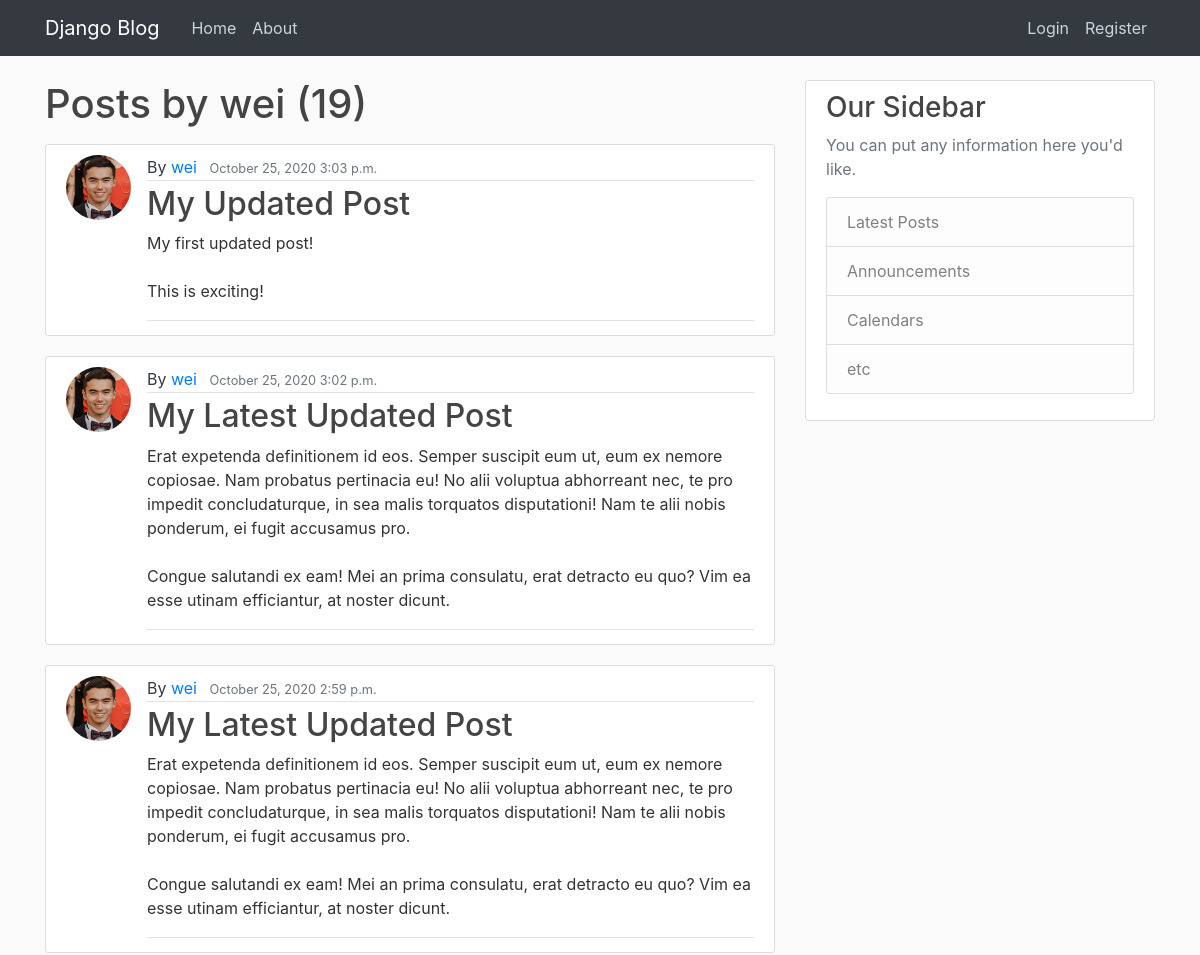
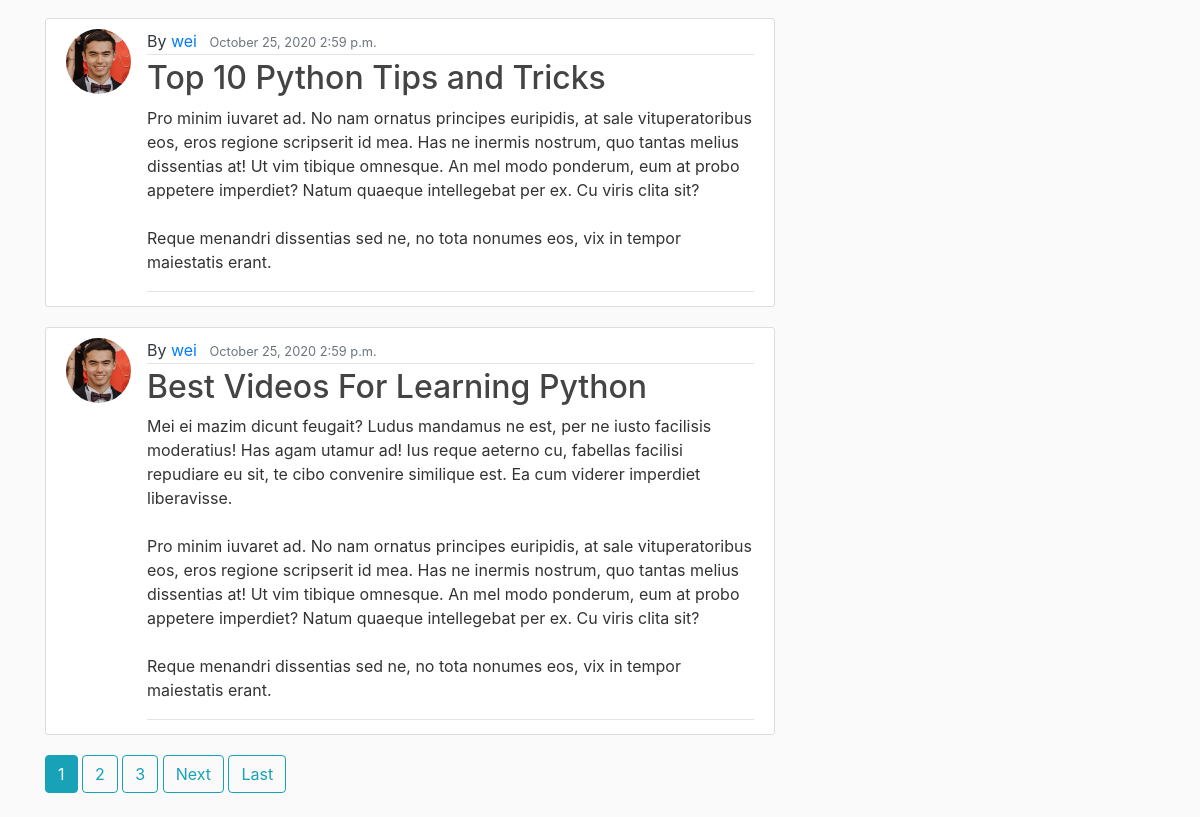
The app's page /user/wei with its own data (2 pictures, top to bottom).
### blog/models.py (models this page shows, shortened)
class Post(models.Model):
  title = models.CharField(max_length=100)
  content = models.TextField()
  date_posted = models.DateTimeField(default=timezone.now)
  author = models.ForeignKey(User, on_delete=models.CASCADE)
  class Meta:
    ordering = ['-date_posted']

### users/models.py (models this page shows, shortened)
class Profile(models.Model):
  user = models.OneToOneField(User, on_delete=models.CASCADE)
  image = models.ImageField(default='default.jpg', upload_to='profile_pics')

### blog/views.py (the view)
# urls.py: path('user/<str:username>', UserPostListView.as_view(), name="user-posts"),
class UserPostListView(ListView):
  model = Post
  template_name = 'blog/user_posts.html' # django looks for <app>/<model>_<viewtype>.html
  context_object_name = 'posts' # will assign object list to posts name above
  ordering = ['-date_posted'] # order posts from newest to oldest
  paginate_by = 5
  def get_queryset(self):
    user = get_object_or_404(User, username=self.kwargs.get('username'))
    return Post.objects.filter(author=user).order_by('-date_posted')

### blog/templates/blog/user_posts.html (shortened to what this page needs)
{% extends "blog/base.html" %}
{% block content %}
  <h1 class="mb-3">Posts by {{ view.kwargs.username }} ({{ page_obj.paginator.count }})</h1>
  {% for post in posts %}
    <article class="media content-section">
      <img src="{{ post.author.profile.image.url }}" alt="" class="rounded-circle article-img">
      <div class="media-body">
        <div class="article-metadata">
          <div class="article-metadata">
            <a class="mr-2" href="{% url 'user-posts' post.author.username %}"><span class="text-dark">By </span>{{ post.author }}</a>
            <small class="text-muted">{{ post.date_posted|date:"F d, Y P"}}</small>
          </div>
        <h2><a class="article-title" href="{% url 'post-detail' post.id %}">{{ post.title }}</a></h2>
        <p class="article-content">{{ post.content }}</p>
      </div>
    </article>
  {% endfor %}
  {% if is_paginated %}
    {% for num in page_obj.paginator.page_range %}
      {% if page_obj.number == num %}
        <a class="btn btn-info mb-4" href="?page={{ num }}">{{ num }}</a>
      {% elif num > page_obj.number|add:'-3' and num < page_obj.number|add:'3' %}
        <a class="btn btn-outline-info mb-4" href="?page={{ num }}">{{ num }}</a>
      {% endif %}
    {% endfor %}
    {% if page_obj.has_next %}
      <a class="btn btn-outline-info mb-4" href="?page={{ page_obj.next_page_number }}">Next</a>
      <a class="btn btn-outline-info mb-4" href="?page={{ page_obj.paginator.num_pages }}">Last</a>
    {% endif %}
  {% endif %}
{% endblock content %}

### blog/templates/blog/base.html (shortened to what this page needs)
{% load static %}
<!DOCTYPE html>
<html lang="en">
<head>
  <link rel="stylesheet" href="https://cdn.jsdelivr.net/npm/bootstrap@4.5.3/dist/css/bootstrap.min.css">
  <link rel="stylesheet" type="text/css" href="{% static 'blog/main.css' %}">
</head>
<body>
  <header class="site-header">
    <nav class="navbar navbar-expand-md navbar-dark bg-dark fixed-top">
      <div class="container">
        <a class="navbar-brand mr-4" href="{% url 'blog-home' %}">Django Blog</a>
        <div class="collapse navbar-collapse" id="navbarToggle">
          <div class="navbar-nav mr-auto">
            <a class="nav-item nav-link" href="{% url 'blog-home' %}">Home</a>
            <a class="nav-item nav-link" href="{% url 'blog-about' %}">About</a>
          </div>
          <div class="navbar-nav">
            {% if user.is_authenticated %}
            <a class="nav-item nav-link" href="{% url 'post-create' %}">New Post</a>
            <a class="nav-item nav-link" href="{% url 'profile' %}">Profile</a>
            <a class="nav-item nav-link" href="{% url 'logout' %}">Logout</a>
            {% else %}
              <a class="nav-item nav-link" href="{% url 'login' %}">Login</a>
              <a class="nav-item nav-link" href="{% url 'register' %}">Register</a>
            {% endif %}
          </div>
        </div>
      </div>
    </nav>
  </header>
  <main role="main" class="container">
    <div class="row">
      <div class="col-md-8">
        {% block content %}{% endblock %}
      </div>
      <div class="col-md-4">
        <div class="content-section">
          <h3>Our Sidebar</h3>
          <p class='text-muted'>You can put any information here you'd like.
            <ul class="list-group">
              <li class="list-group-item list-group-item-light">Latest Posts</li>
              <li class="list-group-item list-group-item-light">Announcements</li>
              <li class="list-group-item list-group-item-light">Calendars</li>
              <li class="list-group-item list-group-item-light">etc</li>
            </ul>
          </p>
        </div>
      </div>
    </div>
  </main>
</body>
</html>

### blog/static/blog/main.css (style rules this page uses)
body { background: #fafafa; color: #333333; margin-top: 5rem; }
h1, h2, h3, h4, h5, h6 { color: #444444; }
ul { margin: 0; }
.site-header .navbar-nav .nav-link { color: #cbd5db; }
.content-section { background: #ffffff; padding: 10px 20px; border: 1px solid #dddddd; border-radius: 3px; margin-bottom: 20px; }
.article-title { color: #444444; }
.article-content { white-space: pre-line; }
.article-img { height: 65px; width: 65px; margin-right: 16px; }
.article-metadata { padding-bottom: 1px; margin-bottom: 4px; border-bottom: 1px solid #e3e3e3 }

### records on screen
Post: author.profile.image (picture), author "wei", date_posted "October 25, 2020 3:03 p.m.", title "My Updated Post", content "My first updated post! This is exciting!"
Post: author.profile.image (picture), author "wei", date_posted "October 25, 2020 3:02 p.m.", title "My Latest Updated Post", content "Erat expetenda definitionem id eos. Semper suscipit eum ut, eum ex nemore copiosae. Nam probatus pertinacia eu! No alii voluptua abhorreant nec, te pro impedit concludaturque, in sea malis torquatos disputationi! Nam te alii nobis ponderum, ei fugit accusamus pro. Congue salutandi ex eam! Mei an prima consulatu, erat detracto eu quo? Vim ea esse utinam efficiantur, at noster dicunt."
Post: author.profile.image (picture), author "wei", date_posted "October 25, 2020 2:59 p.m.", title "My Latest Updated Post", content "Erat expetenda definitionem id eos. Semper suscipit eum ut, eum ex nemore copiosae. Nam probatus pertinacia eu! No alii voluptua abhorreant nec, te pro impedit concludaturque, in sea malis torquatos disputationi! Nam te alii nobis ponderum, ei fugit accusamus pro. Congue salutandi ex eam! Mei an prima consulatu, erat detracto eu quo? Vim ea esse utinam efficiantur, at noster dicunt."
Post: author.profile.image (picture), author "wei", date_posted "October 25, 2020 2:59 p.m.", title "Top 10 Python Tips and Tricks", content "Pro minim iuvaret ad. No nam ornatus principes euripidis, at sale vituperatoribus eos, eros regione scripserit id mea. Has ne inermis nostrum, quo tantas melius dissentias at! Ut vim tibique omnesque. An mel modo ponderum, eum at probo appetere imperdiet? Natum quaeque intellegebat per ex. Cu viris clita sit? Reque menandri dissentias sed ne, no tota nonumes eos, vix in tempor maiestatis erant."
Post: author.profile.image (picture), author "wei", date_posted "October 25, 2020 2:59 p.m.", title "Best Videos For Learning Python", content "Mei ei mazim dicunt feugait? Ludus mandamus ne est, per ne iusto facilisis moderatius! Has agam utamur ad! Ius reque aeterno cu, fabellas facilisi repudiare eu sit, te cibo convenire similique est. Ea cum viderer imperdiet liberavisse. Pro minim iuvaret ad. No nam ornatus principes euripidis, at sale vituperatoribus eos, eros regione scripserit id mea. Has ne inermis nostrum, quo tantas melius dissentias at! Ut vim tibique omnesque. An mel modo ponderum, eum at probo appetere imperdiet? Natum quaeque intellegebat per ex. Cu viris clita sit? Reque menandri dissentias sed ne, no tota nonumes eos, vix in tempor maiestatis erant."

### other values on screen
{{ view.kwargs.username }} "wei"
{{ page_obj.paginator.count }} "19"
{{ num }} "1"
{{ num }} "2" "3"
